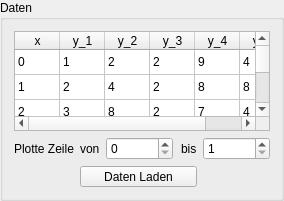
         <widget class="QGroupBox" name="groupBox_6">
          <property name="sizePolicy">
           <sizepolicy hsizetype="Preferred" vsizetype="Preferred">
            <horstretch>0</horstretch>
            <verstretch>0</verstretch>
           </sizepolicy>
          </property>
          <property name="title">
           <string>Daten</string>
          </property>
          <layout class="QGridLayout" name="gridLayout_8">
           <property name="sizeConstraint">
            <enum>QLayout::SetDefaultConstraint</enum>
           </property>
           <item row="1" column="4">
            <widget class="QDoubleSpinBox" name="rowUntil">
             <property name="decimals">
              <number>0</number>
             </property>
             <property name="minimum">
              <double>1.000000000000000</double>
             </property>
             <property name="maximum">
              <double>2147483647.000000000000000</double>
             </property>
            </widget>
           </item>
           <item row="2" column="1" colspan="3">
            <widget class="QToolButton" name="actionLoadCSV">
             <property name="sizePolicy">
              <sizepolicy hsizetype="Expanding" vsizetype="Fixed">
               <horstretch>0</horstretch>
               <verstretch>0</verstretch>
              </sizepolicy>
             </property>
             <property name="text">
              <string>Daten Laden</string>
             </property>
            </widget>
           </item>
           <item row="1" column="0">
            <widget class="QLabel" name="label_18">
             <property name="text">
              <string>Plotte Zeile</string>
             </property>
            </widget>
           </item>
           <item row="1" column="3" alignment="Qt::AlignRight">
            <widget class="QLabel" name="label_21">
             <property name="text">
              <string>bis</string>
             </property>
            </widget>
           </item>
           <item row="0" column="0" colspan="5">
            <widget class="QTableWidget" name="tableWidget">
             <property name="enabled">
              <bool>true</bool>
             </property>
             <property name="sizePolicy">
              <sizepolicy hsizetype="Preferred" vsizetype="Preferred">
               <horstretch>0</horstretch>
               <verstretch>0</verstretch>
              </sizepolicy>
             </property>
             <property name="maximumSize">
              <size>
               <width>16777215</width>
               <height>100</height>
              </size>
             </property>
             <property name="editTriggers">
              <set>QAbstractItemView::NoEditTriggers</set>
             </property>
             <attribute name="horizontalHeaderDefaultSectionSize">
              <number>45</number>
             </attribute>
             <attribute name="verticalHeaderVisible">
              <bool>false</bool>
             </attribute>
             <attribute name="verticalHeaderDefaultSectionSize">
              <number>25</number>
             </attribute>
             <row>
              <property name="text">
               <string>1</string>
              </property>
             </row>
             <row>
              <property name="text">
               <string>2</string>
              </property>
             </row>
             <row>
              <property name="text">
               <string>3</string>
              </property>
             </row>
             <row>
              <property name="text">
               <string>4</string>
              </property>
             </row>
             <row>
              <property name="text">
               <string>5</string>
              </property>
             </row>
             <column>
              <property name="text">
               <string>x</string>
              </property>
             </column>
             <column>
              <property name="text">
               <string>y_1</string>
              </property>
             </column>
             <column>
              <property name="text">
               <string>y_2</string>
              </property>
             </column>
             <column>
              <property name="text">
               <string>y_3</string>
              </property>
             </column>
             <column>
              <property name="text">
               <string>y_4</string>
              </property>
             </column>
             <column>
              <property name="text">
               <string>y_5</string>
              </property>
             </column>
             <item row="0" column="0">
              <property name="text">
               <string>0</string>
              </property>
             </item>
             <item row="0" column="1">
              <property name="text">
               <string>1</string>
              </property>
             </item>
             <item row="0" column="2">
              <property name="text">
               <string>2</string>
              </property>
             </item>
             <item row="0" column="3">
              <property name="text">
               <string>2</string>
              </property>
             </item>
             <item row="0" column="4">
              <property name="text">
               <string>9</string>
              </property>
             </item>
             <item row="0" column="5">
              <property name="text">
               <string>4</string>
              </property>
             </item>
             <item row="1" column="0">
              <property name="text">
               <string>1</string>
              </property>
             </item>
             <item row="1" column="1">
              <property name="text">
               <string>2</string>
              </property>
             </item>
             <item row="1" column="2">
              <property name="text">
               <string>4</string>
              </property>
             </item>
             <item row="1" column="3">
              <property name="text">
               <string>2</string>
              </property>
             </item>
             <item row="1" column="4">
              <property name="text">
               <string>8</string>
              </property>
             </item>
             <item row="1" column="5">
              <property name="text">
               <string>8</string>
              </property>
             </item>
             <item row="2" column="0">
              <property name="text">
               <string>2</string>
              </property>
             </item>
             <item row="2" column="1">
              <property name="text">
               <string>3</string>
              </property>
             </item>
             <item row="2" column="2">
              <property name="text">
               <string>8</string>
              </property>
             </item>
             <item row="2" column="3">
              <property name="text">
               <string>2</string>
              </property>
             </item>
             <item row="2" column="4">
              <property name="text">
               <string>7</string>
              </property>
             </item>
             <item row="2" column="5">
              <property name="text">
               <string>4</string>
              </property>
             </item>
             <item row="3" column="0">
              <property name="text">
               <string>3</string>
              </property>
             </item>
             <item row="3" column="1">
              <property name="text">
               <string>4</string>
              </property>
             </item>
             <item row="3" column="2">
              <property name="text">
               <string>16</string>
              </property>
             </item>
             <item row="3" column="3">
              <property name="text">
               <string>2</string>
              </property>
             </item>
             <item row="3" column="4">
              <property name="text">
               <string>6</string>
              </property>
             </item>
             <item row="3" column="5">
              <property name="text">
               <string>8</string>
              </property>
             </item>
             <item row="4" column="0">
              <property name="text">
               <string>4</string>
              </property>
             </item>
             <item row="4" column="1">
              <property name="text">
               <string>5</string>
              </property>
             </item>
             <item row="4" column="2">
              <property name="text">
               <string>10</string>
              </property>
             </item>
             <item row="4" column="3">
              <property name="text">
               <string>2</string>
              </property>
             </item>
             <item row="4" column="4">
              <property name="text">
               <string>5</string>
              </property>
             </item>
             <item row="4" column="5">
              <property name="text">
               <string>4</string>
              </property>
             </item>
            </widget>
           </item>
           <item row="1" column="1" alignment="Qt::AlignRight">
            <widget class="QLabel" name="label_19">
             <property name="text">
              <string>von</string>
             </property>
            </widget>
           </item>
           <item row="1" column="2">
            <widget class="QDoubleSpinBox" name="rowFrom">
             <property name="decimals">
              <number>0</number>
             </property>
             <property name="maximum">
              <double>2147483647.000000000000000</double>
             </property>
            </widget>
           </item>
          </layout>
         </widget>
